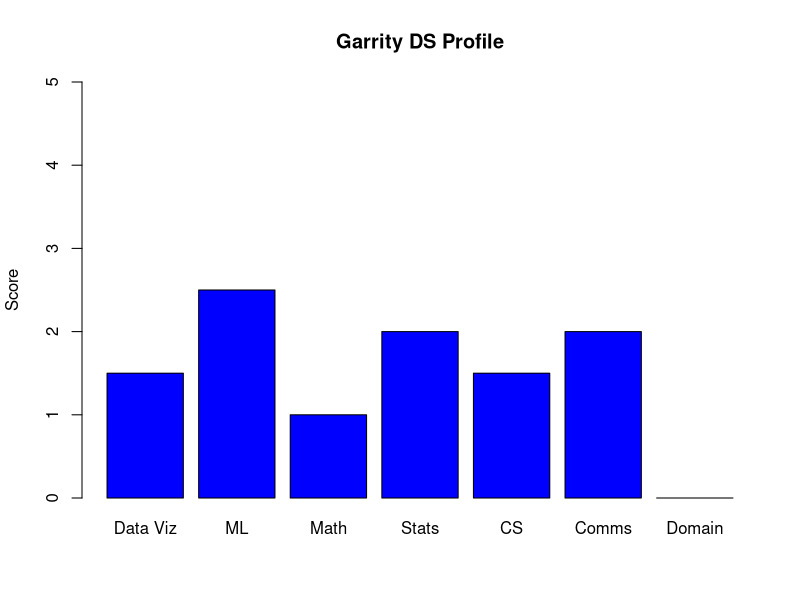
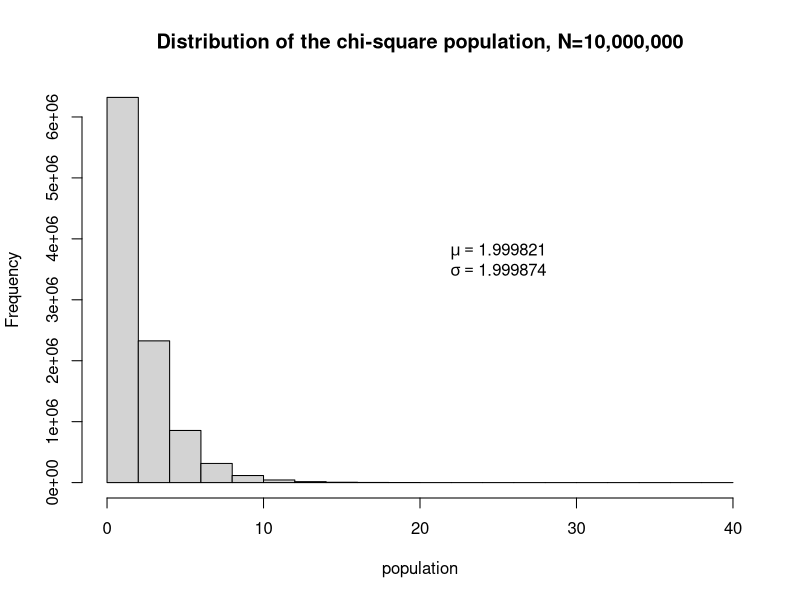

Reproduce these figures in R, in order. (Note: a time limit stopped this script after it produced the figures.)
## ---- chunk 1
labels = c("Data Viz","ML","Math","Stats","CS", "Comms","Domain")
myscores = c(1.5,2.5,1,2,1.5,2,0)
myprofile = data.frame(Category=labels, Score=myscores)
barplot(myprofile$Score, names.arg=myprofile$Category, col='blue', 
        ylab="Score", main="Garrity DS Profile", ylim=c(0,5))
## ---- chunk 2
population = rchisq(10000000, df=2)
## ---- chunk 3
hist(population, main="Distribution of the chi-square population, N=10,000,000")
#text(25,3800000,expression(paste(mu, "=")))
text(25,3800000, bquote(mu == .(mean(population))))
text(25,3500000, bquote(sigma == .(sd(population))))
## ---- chunk 4
n = 50 # sample size per sample for 1st distribution
simulations = 10000 #number of xbars we will generate.
## ---- chunk 5
xbar_holder1 = numeric(simulations) # This will hold all the sample means for the chi-square distribution.
## ---- chunk 6
for (i in 1:simulations)
{ 
  sample1 = sample(population,n)
  xbar1 = mean(sample1)
  xbar_holder1[i] = xbar1
}
## ---- chunk 7
require(grDevices)

hist(xbar_holder1, col = "blue", main = paste("Distribution of the sample mean: n = ", n), xlab = "Sample Means", xlim = c(0,4))
text(3.25,2250, bquote(bar(x) == .(mean(xbar_holder1))))
text(3.25,2000, bquote(s == .(sd(xbar_holder1))))
## ---- chunk 8
summary(xbar_holder1) #5 number summary and the mean
sd(xbar_holder1) # standard deviation of dstribuion 1
